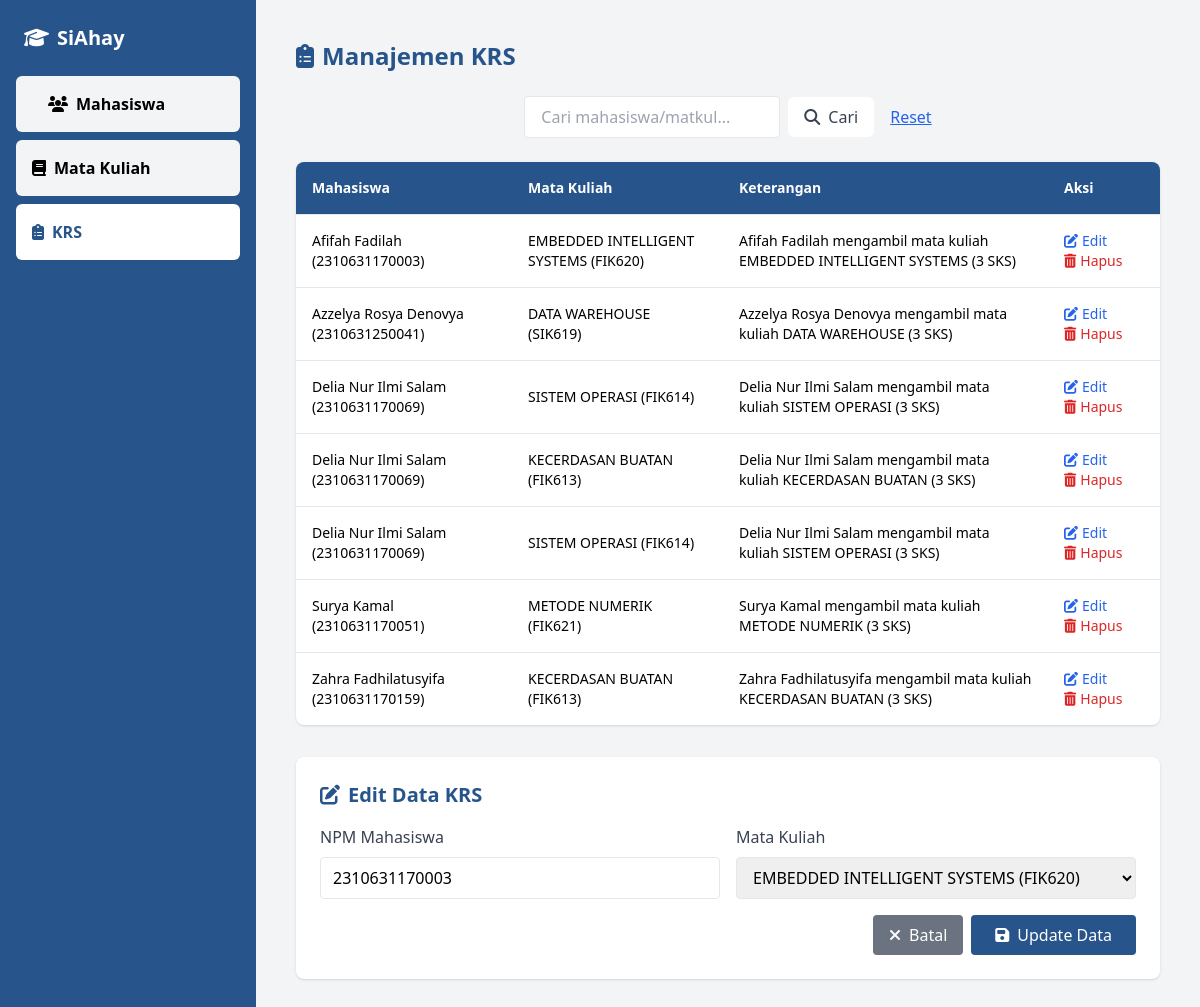
Page /krs.php?edit=7 on the committed database.
### tables this page shows
CREATE TABLE `krs` (
  `id` int(11) NOT NULL,
  `mahasiswa_npm` char(13) DEFAULT NULL,
  `matakuliah_kodemk` char(6) DEFAULT NULL
);

CREATE TABLE `mahasiswa` (
  `npm` char(13) NOT NULL,
  `nama` varchar(50) DEFAULT NULL,
  `jurusan` enum('Teknik Informatika','Sistem Operasi') DEFAULT NULL,
  `alamat` text DEFAULT NULL
);

CREATE TABLE `matakuliah` (
  `kodemk` char(6) NOT NULL,
  `nama` varchar(50) DEFAULT NULL,
  `jumlah_sks` int(3) DEFAULT NULL
);

### krs.php (the view, shortened to what this page needs)
<?php
include('koneksi.php');
$editMode = false;
$editData = null;
if (isset($_GET['edit'])) {
    $id = $_GET['edit'];
    $result = $koneksi->query("SELECT * FROM krs WHERE id=$id");
    if ($result->num_rows > 0) {
        $editMode = true;
        $editData = $result->fetch_assoc();
    }
}
$cari = isset($_GET['cari']) ? $_GET['cari'] : '';
$sql = "
    SELECT krs.id, mahasiswa.nama AS nama_mhs, mahasiswa.npm, matakuliah.nama AS nama_mk, matakuliah.kodemk, matakuliah.jumlah_sks
    FROM krs
    JOIN mahasiswa ON krs.mahasiswa_npm = mahasiswa.npm
    JOIN matakuliah ON krs.matakuliah_kodemk = matakuliah.kodemk
    WHERE mahasiswa.nama LIKE '%$cari%' OR matakuliah.nama LIKE '%$cari%'
    ORDER BY mahasiswa.nama
";
$data = $koneksi->query($sql);
$matkul = $koneksi->query("SELECT * FROM matakuliah ORDER BY nama");
?>
<!DOCTYPE html>
<html lang="en">
<head>
    <script src="https://cdn.tailwindcss.com"></script>
    <link rel="stylesheet" href="https://cdnjs.cloudflare.com/ajax/libs/font-awesome/6.4.0/css/all.min.css">
</head>
<body class="bg-gray-100 min-h-screen flex">
    <aside class="w-64 bg-[#27548A] text-white flex flex-col">
        <div class="p-6 text-xl font-bold flex items-center">
            <i class="fas fa-graduation-cap mr-2"></i>
            <a href="index.php" class="text-white hover:underline">SiAhay</a>
        </div>
        <nav class="flex-1 px-4 space-y-2">
            <a href="mhs.php" class="block bg-gray-100 text-black font-semibold hover:bg-[#B2C6D5] rounded-md px-8 py-4 text-center flex items-center">
                <i class="fas fa-users mr-2"></i>
                <span>Mahasiswa</span>
            </a>
            <a href="matkul.php" class="block bg-gray-100 text-black font-semibold hover:bg-[#B2C6D5] rounded-md px-4 py-4 text-center flex items-center">
                <i class="fas fa-book mr-2"></i>
                <span>Mata Kuliah</span>
            </a>
            <a href="krs.php" class="block bg-white text-[#27548A]  font-semibold hover:bg-[#B2C6D5] rounded-md px-4 py-4 text-center flex items-center">
                <i class="fas fa-clipboard-list mr-2"></i>
                <span>KRS</span>
            </a>
        </nav>
    </aside>
    <main class="flex-1 p-10 fade-in">
        <h1 class="text-2xl font-bold mb-6 text-[#27548A] flex items-center">
            <i class="fas fa-clipboard-list mr-2"></i>
            <span>Manajemen KRS</span>
        </h1>
        <form method="GET" class="mb-6 flex items-center gap-2 justify-center">
            <input type="text" name="cari" placeholder="Cari mahasiswa/matkul..."
                   value="<?= htmlspecialchars($cari) ?>"
                   class="px-4 py-2 border rounded w-64 focus:outline-none focus:ring-2 focus:ring-blue-500">
            <button type="submit" class="bg-white px-4 py-2 hover:bg-[#27548A]/30 rounded-md flex items-center">
                <i class="fas fa-search mr-2 text-gray-700"></i>
                <span class="text-gray-700">Cari</span>
            </button>
            <a href="krs.php" class="text-blue-600 underline ml-2">Reset</a>
        </form>
        <div class="overflow-x-auto bg-white rounded-lg shadow hover-effect">
            <table class="w-full text-sm">
                <thead class="bg-[#27548A] text-white">
                    <tr>
                        <th class="p-4 text-left">Mahasiswa</th>
                        <th class="p-4 text-left">Mata Kuliah</th>
                        <th class="p-4 text-left">Keterangan</th>
                        <th class="p-4 text-left">Aksi</th>
                    </tr>
                </thead>
                <tbody>
                    <?php if ($data->num_rows > 0): ?>
                        <?php while ($krs = $data->fetch_assoc()): ?>
                            <tr class="border-t hover:bg-gray-50">
                                <td class="p-4"><?= $krs['nama_mhs'] ?> (<?= $krs['npm'] ?>)</td>
                                <td class="p-4"><?= $krs['nama_mk'] ?> (<?= $krs['kodemk'] ?>)</td>
                                <td class="p-4">
                                    <?= $krs['nama_mhs'] ?> mengambil mata kuliah <?= $krs['nama_mk'] ?> (<?= $krs['jumlah_sks'] ?> SKS)
                                </td>
                                <td class="p-4">
                                    <a href="krs.php?edit=<?= $krs['id'] ?>"
                                       class="text-blue-600 hover:text-blue-800 inline-flex items-center">
                                        <i class="fas fa-edit mr-1"></i> Edit
                                    </a>
                                    <a href="krs.php?hapus=<?= $krs['id'] ?>"
                                       onclick="return confirm('Yakin hapus data?')"
                                       class="text-red-600 hover:text-red-800 inline-flex items-center">
                                        <i class="fas fa-trash-alt mr-1"></i> Hapus
                                    </a>
                                </td>
                            </tr>
                        <?php endwhile ?>
                    <?php endif ?>
                </tbody>
            </table>
        </div>
        <div class="bg-white p-6 rounded-lg shadow mt-8 hover-effect">
            <h2 class="text-xl font-semibold mb-4 text-[#27548A] flex items-center">
                <i class="fas <?= $editMode ? 'fa-edit' : 'fa-plus-circle' ?> mr-2"></i>
                <?= $editMode ? 'Edit Data KRS' : 'Tambah KRS Baru' ?>
            </h2>
            <form method="POST">
                <div class="grid grid-cols-1 md:grid-cols-2 gap-4 mb-4">
                    <div>
                        <label for="mahasiswa_npm" class="block text-gray-700 mb-2">NPM Mahasiswa</label>
                        <input type="text" name="mahasiswa_npm" id="mahasiswa_npm"
                               value="<?= $editMode ? $editData['mahasiswa_npm'] : '' ?>"
                               required
                               class="w-full px-3 py-2 border rounded focus:outline-none focus:ring-2 focus:ring-blue-500"
                               placeholder="Masukkan NPM Mahasiswa">
                    </div>
                    <div>
                        <label for="matakuliah_kodemk" class="block text-gray-700 mb-2">Mata Kuliah</label>
                        <select name="matakuliah_kodemk" id="matakuliah_kodemk"
                                required
                                class="w-full px-3 py-2 border rounded focus:outline-none focus:ring-2 focus:ring-blue-500">
                            <?php
                            $matkul->data_seek(0);
                            while ($mk = $matkul->fetch_assoc()):
                                $selected = ($editMode && $editData['matakuliah_kodemk'] == $mk['kodemk']) ? 'selected' : '';
                            ?>
                                <option value="<?= $mk['kodemk'] ?>" <?= $selected ?>>
                                    <?= $mk['nama'] ?> (<?= $mk['kodemk'] ?>)
                                </option>
                            <?php endwhile; ?>
                        </select>
                    </div>
                </div>
                <div class="flex justify-end">
                    <?php if ($editMode): ?>
                        <a href="krs.php" class="bg-gray-500 text-white px-4 py-2 rounded hover:bg-gray-700 mr-2 flex items-center">
                            <i class="fas fa-times mr-2"></i> Batal
                        </a>
                    <?php endif; ?>
                    <button type="submit" class="bg-[#27548A] text-white px-6 py-2 rounded hover:bg-[#1e436e] flex items-center">
                        <i class="fas <?= $editMode ? 'fa-save' : 'fa-plus' ?> mr-2"></i>
                        <?= $editMode ? 'Update Data' : 'Tambah KRS' ?>
                    </button>
                </div>
            </form>
        </div>
    </main>
</body>
</html>

### krs.php (style rules this page uses)
.fade-in { animation: fadeIn 0.6s ease-out; }

### rows in the picture
krs: mahasiswa_npm.nama "Afifah Fadilah", mahasiswa_npm.npm "2310631170003", matakuliah_kodemk.nama "EMBEDDED INTELLIGENT SYSTEMS", matakuliah_kodemk.kodemk "FIK620", matakuliah_kodemk.jumlah_sks "3", mahasiswa_npm "2310631170003"
krs: mahasiswa_npm.nama "Azzelya Rosya Denovya", mahasiswa_npm.npm "2310631250041", matakuliah_kodemk.nama "DATA WAREHOUSE", matakuliah_kodemk.kodemk "SIK619", matakuliah_kodemk.jumlah_sks "3"
krs: mahasiswa_npm.nama "Delia Nur Ilmi Salam", mahasiswa_npm.npm "2310631170069", matakuliah_kodemk.nama "SISTEM OPERASI", matakuliah_kodemk.kodemk "FIK614", matakuliah_kodemk.jumlah_sks "3"
krs: mahasiswa_npm.nama "Delia Nur Ilmi Salam", mahasiswa_npm.npm "2310631170069", matakuliah_kodemk.nama "KECERDASAN BUATAN", matakuliah_kodemk.kodemk "FIK613", matakuliah_kodemk.jumlah_sks "3"
krs: mahasiswa_npm.nama "Delia Nur Ilmi Salam", mahasiswa_npm.npm "2310631170069", matakuliah_kodemk.nama "SISTEM OPERASI", matakuliah_kodemk.kodemk "FIK614", matakuliah_kodemk.jumlah_sks "3"
krs: mahasiswa_npm.nama "Surya Kamal", mahasiswa_npm.npm "2310631170051", matakuliah_kodemk.nama "METODE NUMERIK", matakuliah_kodemk.kodemk "FIK621", matakuliah_kodemk.jumlah_sks "3"
krs: mahasiswa_npm.nama "Zahra Fadhilatusyifa", mahasiswa_npm.npm "2310631170159", matakuliah_kodemk.nama "KECERDASAN BUATAN", matakuliah_kodemk.kodemk "FIK613", matakuliah_kodemk.jumlah_sks "3"

### other values in the picture
form field matakuliah_kodemk "EMBEDDED INTELLIGENT SYSTEMS (FIK620)"
